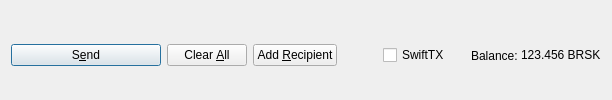
         <widget class="QFrame" name="frame_Send">
          <layout class="QHBoxLayout" name="horizontalLayout">
           <property name="bottomMargin">
            <number>0</number>
           </property>
           <item>
            <widget class="QPushButton" name="sendButton">
             <property name="minimumSize">
              <size>
               <width>150</width>
               <height>0</height>
              </size>
             </property>
             <property name="toolTip">
              <string>Confirm the send action</string>
             </property>
             <property name="text">
              <string>S&amp;end</string>
             </property>
             <property name="icon">
              <iconset resource="../BRSK.qrc">
               <normaloff>:/icons/send</normaloff>:/icons/send</iconset>
             </property>
             <property name="autoDefault">
              <bool>false</bool>
             </property>
             <property name="default">
              <bool>true</bool>
             </property>
            </widget>
           </item>
           <item>
            <widget class="QPushButton" name="clearButton">
             <property name="sizePolicy">
              <sizepolicy hsizetype="Minimum" vsizetype="Fixed">
               <horstretch>0</horstretch>
               <verstretch>0</verstretch>
              </sizepolicy>
             </property>
             <property name="toolTip">
              <string>Clear all fields of the form.</string>
             </property>
             <property name="text">
              <string>Clear &amp;All</string>
             </property>
             <property name="icon">
              <iconset resource="../BRSK.qrc">
               <normaloff>:/icons/remove</normaloff>:/icons/remove</iconset>
             </property>
             <property name="autoDefault">
              <bool>false</bool>
             </property>
            </widget>
           </item>
           <item>
            <widget class="QPushButton" name="addButton">
             <property name="toolTip">
              <string>Send to multiple recipients at once</string>
             </property>
             <property name="text">
              <string>Add &amp;Recipient</string>
             </property>
             <property name="icon">
              <iconset resource="../BRSK.qrc">
               <normaloff>:/icons/add</normaloff>:/icons/add</iconset>
             </property>
             <property name="autoDefault">
              <bool>false</bool>
             </property>
            </widget>
           </item>
           <item>
            <spacer name="horizontalSpacer">
             <property name="orientation">
              <enum>Qt::Horizontal</enum>
             </property>
             <property name="sizeHint" stdset="0">
              <size>
               <width>40</width>
               <height>20</height>
              </size>
             </property>
            </spacer>
           </item>
           <item>
            <layout class="QHBoxLayout" name="horizontalLayout_2">
             <property name="spacing">
              <number>3</number>
             </property>
             <item>
              <widget class="QCheckBox" name="checkSwiftTX">
               <property name="enabled">
                <bool>true</bool>
               </property>
               <property name="minimumSize">
                <size>
                 <width>85</width>
                 <height>0</height>
                </size>
               </property>
               <property name="text">
                <string>SwiftTX</string>
               </property>
              </widget>
             </item>
             <item>
              <widget class="QLabel" name="label">
               <property name="text">
                <string>Balance:</string>
               </property>
              </widget>
             </item>
             <item>
              <widget class="QLabel" name="labelBalance">
               <property name="sizePolicy">
                <sizepolicy hsizetype="Preferred" vsizetype="Fixed">
                 <horstretch>0</horstretch>
                 <verstretch>0</verstretch>
                </sizepolicy>
               </property>
               <property name="cursor">
                <cursorShape>IBeamCursor</cursorShape>
               </property>
               <property name="text">
                <string notr="true">123.456 BRSK</string>
               </property>
               <property name="textInteractionFlags">
                <set>Qt::LinksAccessibleByMouse|Qt::TextSelectableByKeyboard|Qt::TextSelectableByMouse</set>
               </property>
              </widget>
             </item>
            </layout>
           </item>
          </layout>
         </widget>
